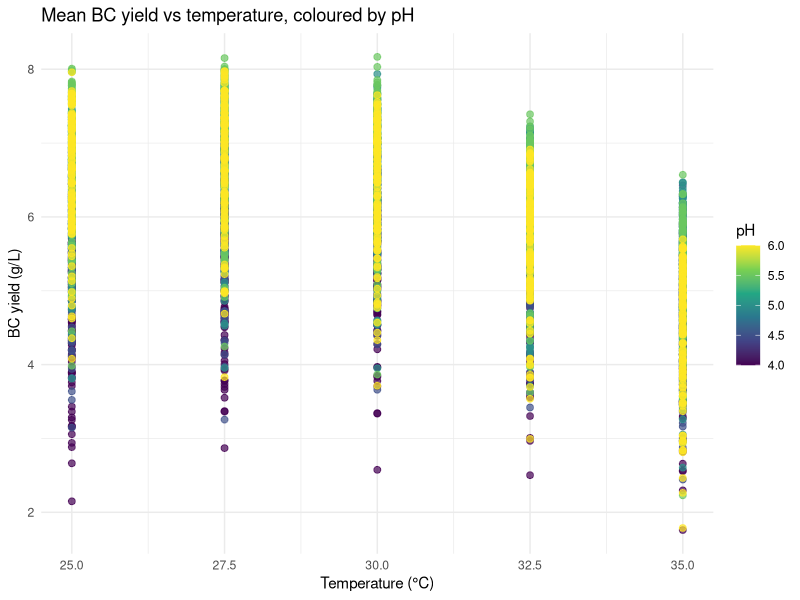
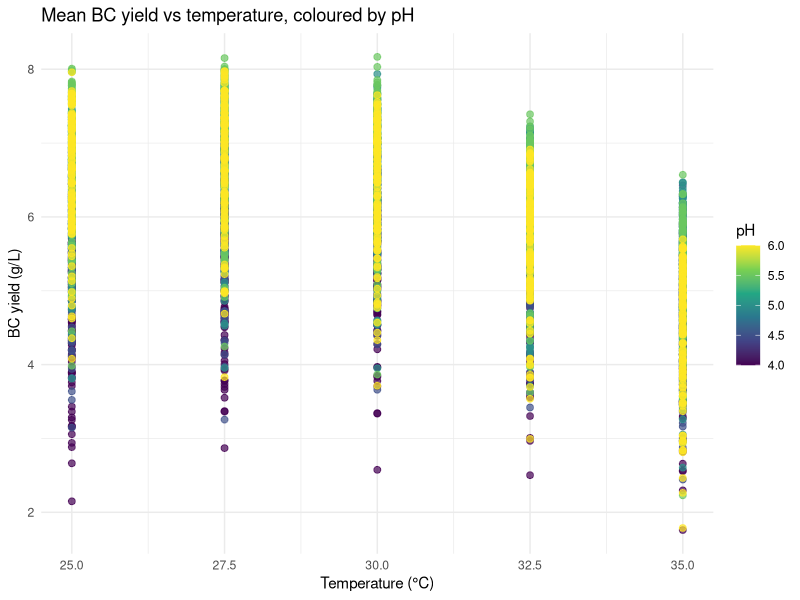

Recreate these plots in R, in order.
## ---- chunk 1
knitr::opts_chunk$set(echo = TRUE, message = FALSE, warning = FALSE)
## ---- chunk 2
library(tidyverse)
library(scales)
df <- read_csv("../data/bc_full_factorial_dataset.csv", show_col_types = FALSE)
cond_means <- df %>%
  group_by(condition_id) %>%
  summarise(
    BC_yield_gL = mean(BC_yield_gL),
    pH = first(pH), Temp_C = first(Temp_C),
    RPM = first(RPM), Inoculum_pct = first(Inoculum_pct),
    Sugar_gL = first(Sugar_gL),
    .groups = "drop"
  )
## ---- chunk 3
rows <- df %>% filter(condition_id == 2168)
yields <- rows$BC_yield_gL
cat("triplicates:", yields, "\n")

# mean by hand
total <- 0
for (y in yields) {
  total <- total + y
}
mean_val <- total / length(yields)

# std by hand
sq <- 0
for (y in yields) {
  sq <- sq + (y - mean_val)^2
}
std <- sqrt(sq / (length(yields) - 1))
cat(sprintf("mean = %.3f  std = %.3f\n", mean_val, std))

# R check
cat(sprintf("R mean = %.3f  R sd = %.3f\n", mean(yields), sd(yields)))
## ---- chunk 4
high <- df %>% filter(BC_yield_gL >= 7.0)
cat(sprintf("%d runs reached >= 7 g/L = %.2f%% of all runs\n",
            nrow(high), 100 * nrow(high) / nrow(df)))

very_high <- df %>% filter(BC_yield_gL >= 8.0)
cat(sprintf("%d runs reached >= 8 g/L = %.2f%% of all runs\n",
            nrow(very_high), 100 * nrow(very_high) / nrow(df)))
## ---- chunk 5
mean_yield_by_level <- function(factor_name, level) {
  df %>%
    filter(.data[[factor_name]] == level) %>%
    pull(BC_yield_gL) %>%
    mean()
}

for (level in sort(unique(df$pH))) {
  cat(sprintf("pH %s  ->  %.3f g/L\n", level, mean_yield_by_level("pH", level)))
}
## ---- chunk 6
pivot <- df %>%
  group_by(pH, Temp_C) %>%
  summarise(mean_yield = mean(BC_yield_gL), .groups = "drop") %>%
  arrange(desc(mean_yield))

print(head(pivot, 5))
## ---- chunk 7
ggplot(cond_means, aes(x = Temp_C, y = BC_yield_gL, colour = pH)) +
  geom_point(size = 2, alpha = 0.7) +
  scale_colour_viridis_c() +
  labs(
    x = "Temperature (°C)",
    y = "BC yield (g/L)",
    title = "Mean BC yield vs temperature, coloured by pH"
  ) +
  theme_minimal()

ggsave("my_first_plot.png", width = 8, height = 5, dpi = 150)
## ---- chunk 8
# Read CSV with base R
df_base <- read.csv("../data/bc_full_factorial_dataset.csv")

# Group-by mean using tapply
means_base <- tapply(df_base$BC_yield_gL, df_base$condition_id, mean)

# Best condition
best_id <- which.max(means_base)
cat(sprintf("best condition (base R): %d, mean = %.3f g/L\n", best_id, means_base[best_id]))

# Compare with tidyverse
pandas_best <- cond_means %>% arrange(desc(BC_yield_gL)) %>% slice(1)
cat(sprintf("best condition (tidyverse): %d, mean = %.3f g/L\n",
            pandas_best$condition_id, pandas_best$BC_yield_gL))
